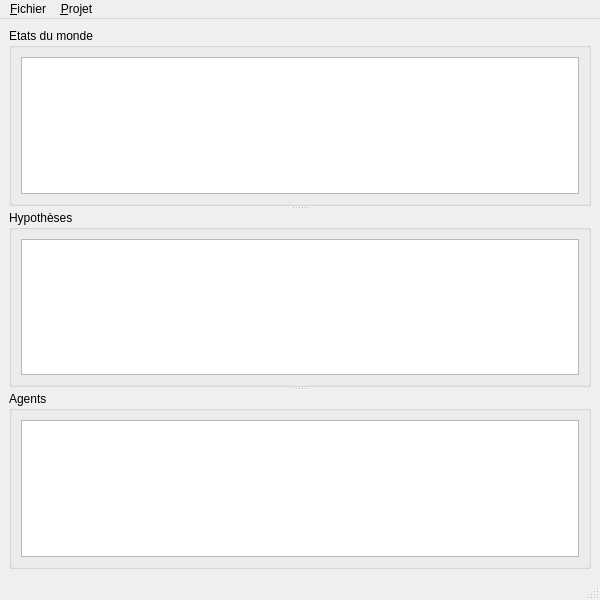
<?xml version="1.0" encoding="UTF-8"?>
<ui version="4.0">
 <class>MainWindow</class>
 <widget class="QMainWindow" name="MainWindow">
  <property name="geometry">
   <rect>
    <x>0</x>
    <y>0</y>
    <width>600</width>
    <height>600</height>
   </rect>
  </property>
  <property name="windowTitle">
   <string>Calculateur</string>
  </property>
  <property name="locale">
   <locale language="French" country="France"/>
  </property>
  <widget class="QWidget" name="centralwidget">
   <layout class="QVBoxLayout" name="verticalLayout_4">
    <item>
     <widget class="QSplitter" name="splitter">
      <property name="sizePolicy">
       <sizepolicy hsizetype="Preferred" vsizetype="Expanding">
        <horstretch>0</horstretch>
        <verstretch>0</verstretch>
       </sizepolicy>
      </property>
      <property name="orientation">
       <enum>Qt::Vertical</enum>
      </property>
      <widget class="QGroupBox" name="etatsGroupBox">
       <property name="title">
        <string>Etats du monde</string>
       </property>
       <layout class="QHBoxLayout" name="horizontalLayout">
        <item>
         <widget class="QListView" name="etatsListView">
          <property name="selectionMode">
           <enum>QAbstractItemView::MultiSelection</enum>
          </property>
         </widget>
        </item>
       </layout>
      </widget>
      <widget class="QGroupBox" name="hypothesesGroupBox">
       <property name="title">
        <string>Hypothèses</string>
       </property>
       <layout class="QHBoxLayout" name="horizontalLayout_2">
        <item>
         <widget class="QListView" name="hypothesesListView">
          <property name="selectionMode">
           <enum>QAbstractItemView::MultiSelection</enum>
          </property>
         </widget>
        </item>
       </layout>
      </widget>
      <widget class="QGroupBox" name="AgentsGroupBox">
       <property name="title">
        <string>Agents</string>
       </property>
       <layout class="QHBoxLayout" name="horizontalLayout_3">
        <item>
         <widget class="QTreeView" name="agentsTreeView"/>
        </item>
       </layout>
      </widget>
     </widget>
    </item>
   </layout>
  </widget>
  <widget class="QMenuBar" name="menubar">
   <property name="geometry">
    <rect>
     <x>0</x>
     <y>0</y>
     <width>600</width>
     <height>21</height>
    </rect>
   </property>
   <widget class="QMenu" name="menuFichier">
    <property name="title">
     <string>&amp;Fichier</string>
    </property>
    <addaction name="actionNouveau"/>
    <addaction name="actionOuvrir"/>
    <addaction name="actionEnregistrer"/>
    <addaction name="separator"/>
    <addaction name="actionQuitter"/>
   </widget>
   <widget class="QMenu" name="menuEdition">
    <property name="title">
     <string>&amp;Projet</string>
    </property>
    <widget class="QMenu" name="menuM_thode_de_calcule">
     <property name="locale">
      <locale language="French" country="France"/>
     </property>
     <property name="title">
      <string>&amp;Méthode de calcule</string>
     </property>
     <addaction name="actionDempster_Shafer"/>
     <addaction name="actionDubois_Prade"/>
     <addaction name="actionSmets"/>
    </widget>
    <widget class="QMenu" name="menuHypotheses">
     <property name="locale">
      <locale language="French" country="France"/>
     </property>
     <property name="title">
      <string>&amp;Hypothèses</string>
     </property>
     <addaction name="actionAjouterHypothese"/>
     <addaction name="actionSupprimerHypothese"/>
    </widget>
    <widget class="QMenu" name="menuAgents">
     <property name="locale">
      <locale language="French" country="France"/>
     </property>
     <property name="title">
      <string>&amp;Agents</string>
     </property>
     <addaction name="actionAjouterAgent"/>
     <addaction name="actionSupprimerAgent"/>
     <addaction name="actionModifierAgent"/>
    </widget>
    <widget class="QMenu" name="menuEtats_du_monde">
     <property name="locale">
      <locale language="French" country="France"/>
     </property>
     <property name="title">
      <string>&amp;Etats du monde</string>
     </property>
     <addaction name="actionAjouterEtat"/>
     <addaction name="actionSupprimerEtat"/>
    </widget>
    <addaction name="actionTitre"/>
    <addaction name="actionDescription"/>
    <addaction name="separator"/>
    <addaction name="separator"/>
    <addaction name="menuM_thode_de_calcule"/>
    <addaction name="menuEtats_du_monde"/>
    <addaction name="menuHypotheses"/>
    <addaction name="menuAgents"/>
    <addaction name="separator"/>
    <addaction name="actionCalculer"/>
   </widget>
   <addaction name="menuFichier"/>
   <addaction name="menuEdition"/>
  </widget>
  <widget class="QStatusBar" name="statusbar"/>
  <action name="actionTitre">
   <property name="icon">
    <iconset theme="document-edit">
     <normaloff/>
    </iconset>
   </property>
   <property name="text">
    <string>&amp;Titre</string>
   </property>
   <property name="iconText">
    <string>&amp;Titre</string>
   </property>
   <property name="shortcut">
    <string>Ctrl+T</string>
   </property>
  </action>
  <action name="actionDescription">
   <property name="icon">
    <iconset theme="document-properties">
     <normaloff/>
    </iconset>
   </property>
   <property name="text">
    <string>&amp;Description</string>
   </property>
   <property name="iconText">
    <string>&amp;Description</string>
   </property>
   <property name="shortcut">
    <string>Ctrl+D</string>
   </property>
  </action>
  <action name="actionOuvrir">
   <property name="icon">
    <iconset theme="document-open">
     <normaloff/>
    </iconset>
   </property>
   <property name="text">
    <string>&amp;Ouvrir</string>
   </property>
   <property name="iconText">
    <string>&amp;Ouvrir</string>
   </property>
   <property name="shortcut">
    <string>Ctrl+O</string>
   </property>
  </action>
  <action name="actionEnregistrer">
   <property name="icon">
    <iconset theme="document-save">
     <normaloff/>
    </iconset>
   </property>
   <property name="text">
    <string>&amp;Enregistrer</string>
   </property>
   <property name="iconText">
    <string>&amp;Enregistrer</string>
   </property>
   <property name="shortcut">
    <string>Ctrl+S</string>
   </property>
  </action>
  <action name="actionQuitter">
   <property name="icon">
    <iconset theme="application-exit">
     <normaloff/>
    </iconset>
   </property>
   <property name="text">
    <string>&amp;Quitter</string>
   </property>
   <property name="iconText">
    <string>&amp;Quitter</string>
   </property>
   <property name="shortcut">
    <string>Ctrl+Q</string>
   </property>
   <property name="menuRole">
    <enum>QAction::QuitRole</enum>
   </property>
  </action>
  <action name="actionDempster_Shafer">
   <property name="checkable">
    <bool>true</bool>
   </property>
   <property name="checked">
    <bool>true</bool>
   </property>
   <property name="text">
    <string>Dempster-Shafer</string>
   </property>
  </action>
  <action name="actionDubois_Prade">
   <property name="checkable">
    <bool>true</bool>
   </property>
   <property name="text">
    <string>Dubois-Prade</string>
   </property>
  </action>
  <action name="actionAjouterEtat">
   <property name="icon">
    <iconset theme="list-add">
     <normaloff/>
    </iconset>
   </property>
   <property name="text">
    <string>Ajouter</string>
   </property>
   <property name="shortcut">
    <string>Ctrl+E</string>
   </property>
  </action>
  <action name="actionSupprimerEtat">
   <property name="icon">
    <iconset theme="list-remove">
     <normaloff/>
    </iconset>
   </property>
   <property name="text">
    <string>Supprimer</string>
   </property>
   <property name="shortcut">
    <string>Ctrl+Shift+E</string>
   </property>
  </action>
  <action name="actionAjouterHypothese">
   <property name="icon">
    <iconset theme="list-add">
     <normaloff/>
    </iconset>
   </property>
   <property name="text">
    <string>Ajouter</string>
   </property>
   <property name="shortcut">
    <string>Ctrl+H</string>
   </property>
  </action>
  <action name="actionSupprimerHypothese">
   <property name="icon">
    <iconset theme="list-remove">
     <normaloff/>
    </iconset>
   </property>
   <property name="text">
    <string>Supprimer</string>
   </property>
   <property name="shortcut">
    <string>Ctrl+Shift+H</string>
   </property>
  </action>
  <action name="actionAjouterAgent">
   <property name="icon">
    <iconset theme="list-add">
     <normaloff/>
    </iconset>
   </property>
   <property name="text">
    <string>Ajouter</string>
   </property>
   <property name="shortcut">
    <string>Ctrl+G</string>
   </property>
  </action>
  <action name="actionSupprimerAgent">
   <property name="icon">
    <iconset theme="list-remove">
     <normaloff/>
    </iconset>
   </property>
   <property name="text">
    <string>Supprimer</string>
   </property>
   <property name="shortcut">
    <string>Ctrl+Shift+G</string>
   </property>
  </action>
  <action name="actionModifierAgent">
   <property name="icon">
    <iconset theme="edit-rename">
     <normaloff/>
    </iconset>
   </property>
   <property name="text">
    <string>Modifier</string>
   </property>
   <property name="shortcut">
    <string>Alt+G</string>
   </property>
  </action>
  <action name="actionSmets">
   <property name="checkable">
    <bool>true</bool>
   </property>
   <property name="text">
    <string>Smets</string>
   </property>
  </action>
  <action name="actionNouveau">
   <property name="icon">
    <iconset theme="document-new">
     <normaloff/>
    </iconset>
   </property>
   <property name="text">
    <string>&amp;Nouveau</string>
   </property>
   <property name="iconText">
    <string>&amp;Nouveau</string>
   </property>
   <property name="shortcut">
    <string>Ctrl+N</string>
   </property>
  </action>
  <action name="actionCalculer">
   <property name="icon">
    <iconset theme="system-run">
     <normaloff/>
    </iconset>
   </property>
   <property name="text">
    <string>&amp;Calculer</string>
   </property>
   <property name="shortcut">
    <string>Ctrl+K</string>
   </property>
  </action>
 </widget>
 <resources/>
 <connections/>
</ui>
